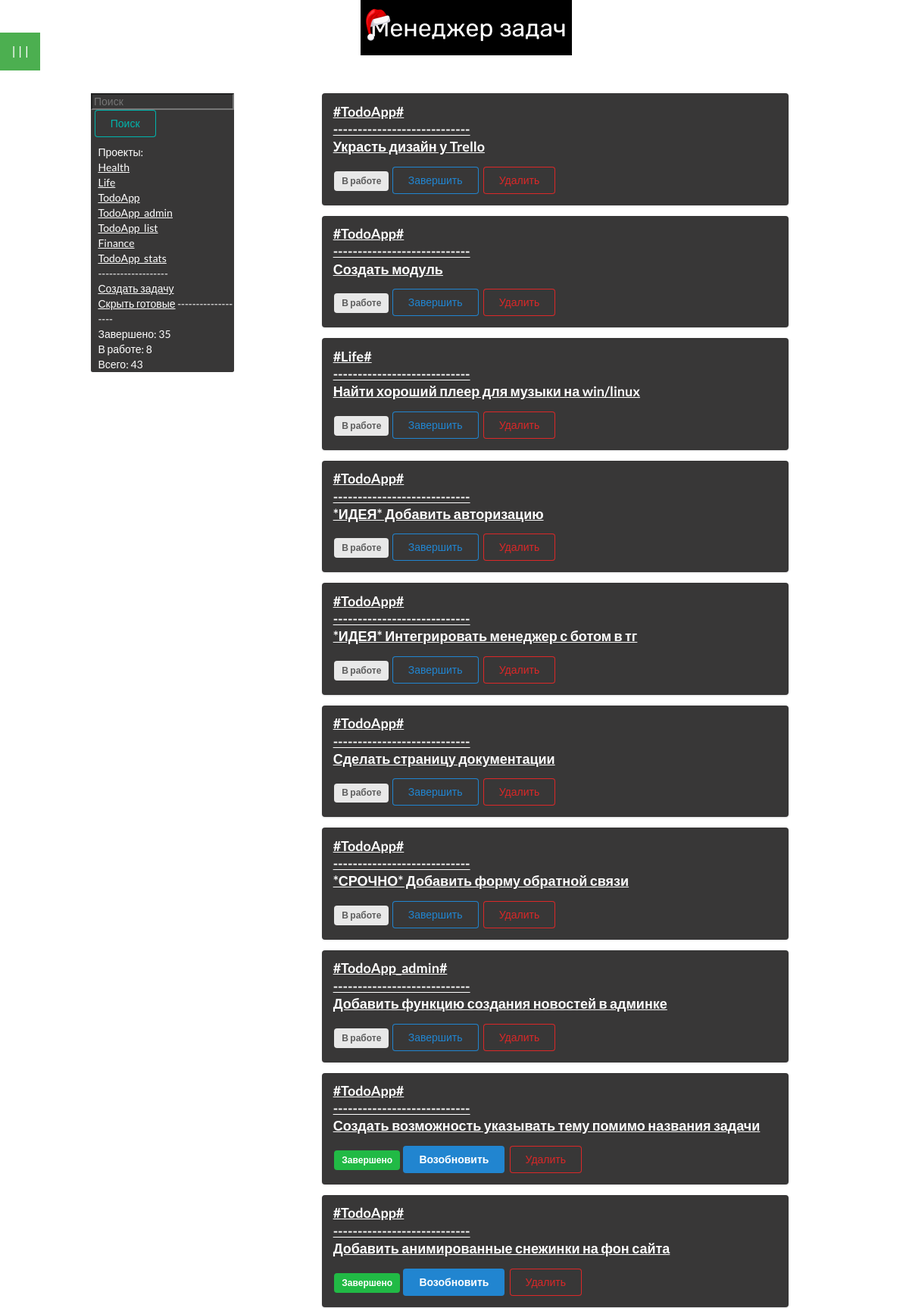
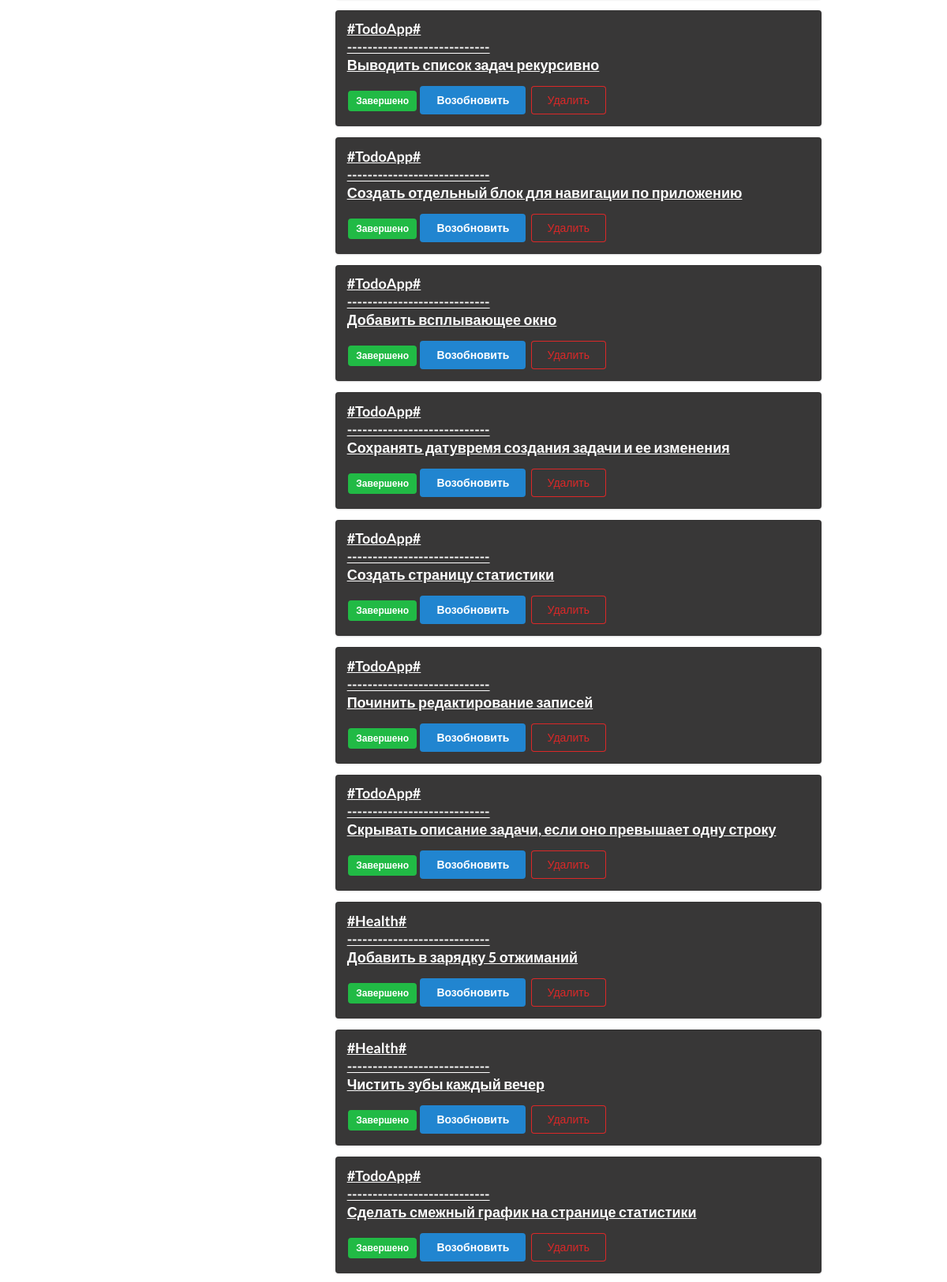
The page / (upper part) on the database its author committed (2 pictures, top to bottom).
### todo/models.py (models this page shows)
class Tag(db.Model):
    id = db.Column(db.Integer, primary_key=True)
    title = db.Column(db.String(100))
    descr = db.Column(db.String(1000))

class ToDo(db.Model):
    id = db.Column(db.Integer, primary_key=True)
    title = db.Column(db.String(100))
    tag = db.Column(db.String(50))
    descr = db.Column(db.String(1000))
    create_date = db.Column(db.String(25))
    close_date = db.Column(db.String(25))
    is_complete = db.Column(db.Boolean)

### todo/routes.py (the view)
@app.get('/')
def home():
    current_date = datetime.datetime.now().strftime('%Y-%m-%d')
    todo_list = ToDo.query.order_by(ToDo.is_complete).all()
    todo_completed = ToDo.query.filter_by(is_complete=1).all()
    todo_uncompleted = ToDo.query.filter_by(is_complete=0).all()
    completed = len(todo_completed)
    uncompleted = len(todo_uncompleted)
    all = len(todo_list)
    todo_tags = Tag.query.distinct(Tag.title)
    return render_template('todo/index.html', todo_list=todo_list, todo_tags=todo_tags, todo_completed=completed, todo_uncompleted=uncompleted, todo_all=all, title='CUBI Prot.')

### todo/templates/todo/index.html (shortened to what this page needs)
{% extends 'todo/layout.html' %}
{% block content %}
<img src="static/todo_logo_black.png" style="margin-left: 35%; margin-right: 25%;">
<div style="margin-top: 2.5%; class:'ui container'; margin-left: 10%; margin-right: 10%; display: flex;">
    <div class="navigation"
        style="color: white; background-color: rgb(56, 55, 55); width: 20%; height: 70%; margin-bottom: 1%; border-radius: 2.5px;">
        <form action="/search" method="post">
            <input type="text" name="search_bar" placeholder="Поиск"
                style="background-color: rgb(56, 55, 55); color: white;">
            <button class="ui teal basic button" type="submit"
                style="margin-bottom: 10px; margin-left: 2.5%;">Поиск</button>
        </form>
        <div class="tags" style="margin-left: 5%;">
            {% block tags %}
            Проекты:<br>
            {% for tag in todo_tags %}
            <a href="/sort/{{ tag.title }}">{{tag.title}}<br></a>
            {% endfor %}
            -------------------<br>
            {% endblock %}
            <a href="#openModal" style="margin-top: 10%;">Создать задачу</a><br>
            <a href="/uncompleted">Скрыть готовые</a>
            -------------------<br>
        </div>
        <div style="margin-left: 5%;">
            Завершено: {{todo_completed}}<br>
            В работе: {{todo_uncompleted}}<br>
            Всего: {{todo_all}}<br>
        </div>
    </div>
    <div class="contentt" style="width: 100%;">
        {% for todo in todo_list %}
        <div class="ui segment"
            style="margin-left: 15%; margin-right: 25%; width: 80%; background-color: rgb(56, 55, 55);">
            <p class="ui big header" name="header" style="margin-bottom: 2.5%; color: white; ">
                <a href="/get_detail/{{todo.id}}" style="color: white">#{{todo.tag}}#<br>----------------------------<br>{{todo.title}}<br>
            </p></a>
            {% if todo.is_complete == False %}
            <span class="ui gray label">В работе</span>
            <a class="ui primary basic button" href="/update/{{ todo.id }}">Завершить</a>
            {% else %}
            <span class="ui green label">Завершено</span>
            <a class="ui blue button" href="/update/{{ todo.id }}">Возобновить</a>
            {% endif %}
            <a class="ui negative basic button" href="/delete/{{ todo.id }}">Удалить</a>
        </div>
        {% endfor %}
    </div>
</div>
{% endblock content %}

### todo/static/css/style.css (style rules this page uses)
.header { word-break: normal; }
body { font-family: Rubik; transition: background-color 0.3s ease; margin: 0; }
a:link { color: white; text-decoration: underline; cursor: pointer; }

### rows shown on the page
Tag: title "Health"
Tag: title "Life"
Tag: title "TodoApp"
Tag: title "TodoApp_admin"
Tag: title "TodoApp_list"
Tag: title "Finance"
Tag: title "TodoApp_stats"
ToDo: tag "TodoApp", title "Украсть дизайн у Trello"
ToDo: tag "TodoApp", title "Создать модуль"
ToDo: tag "Life", title "Найти хороший плеер для музыки на win/linux"
ToDo: tag "TodoApp", title "*ИДЕЯ* Добавить авторизацию"
ToDo: tag "TodoApp", title "*ИДЕЯ* Интегрировать менеджер с ботом в тг"
ToDo: tag "TodoApp", title "Сделать страницу документации"
ToDo: tag "TodoApp", title "*СРОЧНО* Добавить форму обратной связи"
ToDo: tag "TodoApp_admin", title "Добавить функцию создания новостей в админке"
ToDo: tag "TodoApp", title "Создать возможность указывать тему помимо названия задачи"
ToDo: tag "TodoApp", title "Добавить анимированные снежинки на фон сайта"
ToDo: tag "TodoApp", title "Выводить список задач рекурсивно"
ToDo: tag "TodoApp", title "Создать отдельный блок для навигации по приложению"
ToDo: tag "TodoApp", title "Добавить всплывающее окно"
ToDo: tag "TodoApp", title "Сохранять датувремя создания задачи и ее изменения"
ToDo: tag "TodoApp", title "Создать страницу статистики"
ToDo: tag "TodoApp", title "Починить редактирование записей"
ToDo: tag "TodoApp", title "Скрывать описание задачи, если оно превышает одну строку"
ToDo: tag "Health", title "Добавить в зарядку 5 отжиманий"
ToDo: tag "Health", title "Чистить зубы каждый вечер"
ToDo: tag "TodoApp", title "Сделать смежный график на странице статистики"

### other values the page prints
{{ todo_completed }} "35"
{{ todo_uncompleted }} "8"
{{ todo_all }} "43"
